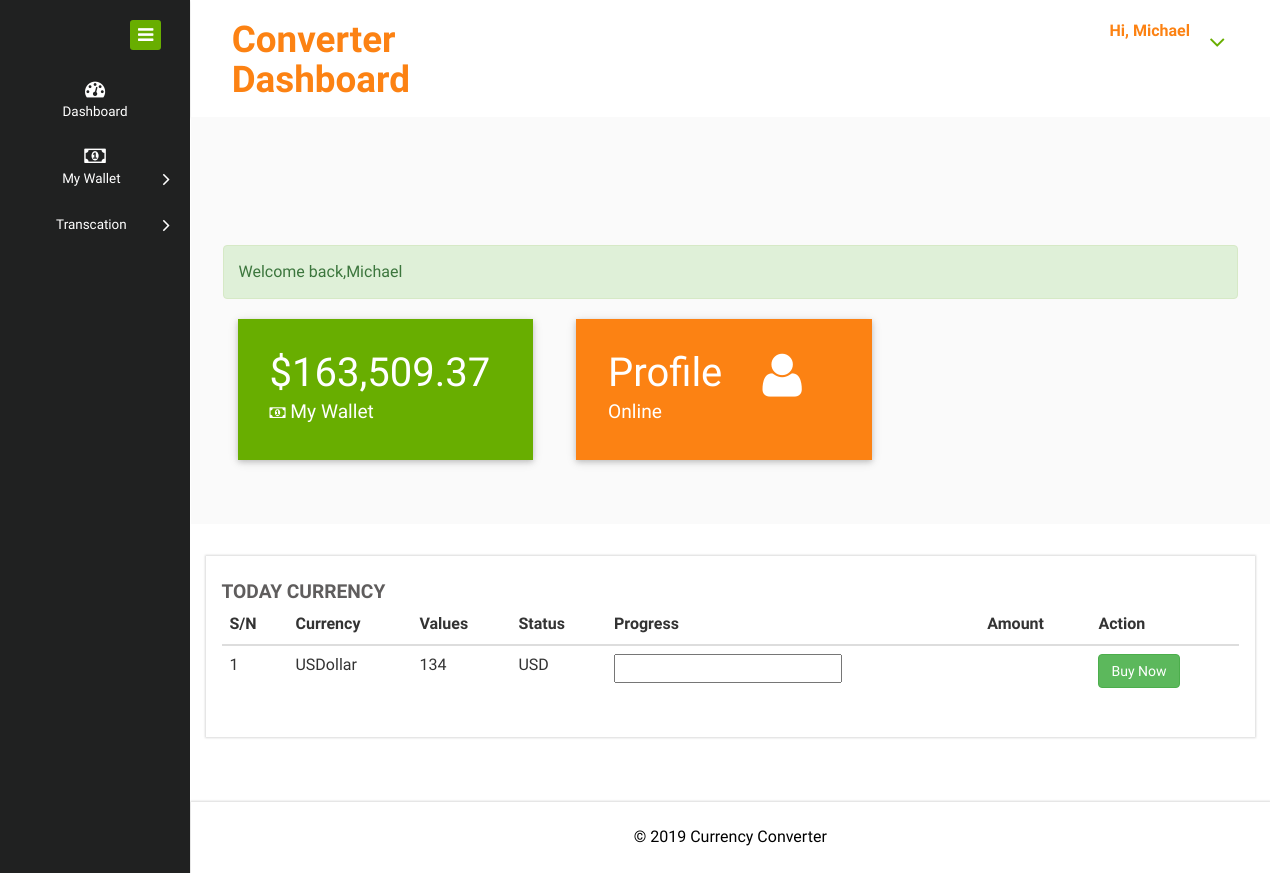
The page /user.php (signed in) on the database its author committed.
### tables this page shows
CREATE TABLE `user` (
  `id` int(11) NOT NULL,
  `fname` text NOT NULL,
  `lname` text NOT NULL,
  `Email` text NOT NULL,
  `Mobile` text NOT NULL,
  `password` text NOT NULL,
  `address` text NOT NULL,
  `state` text NOT NULL,
  `wallet` double NOT NULL,
  `wallet_id` varchar(200) NOT NULL,
  `status` text NOT NULL DEFAULT '0',
  `bank_acct` text NOT NULL,
  `bank_name` text NOT NULL,
  `acct_name` text NOT NULL,
  `created_date` datetime NOT NULL DEFAULT current_timestamp()
);

CREATE TABLE `currency_money` (
  `id` int(11) NOT NULL,
  `cname` text NOT NULL,
  `amount` double NOT NULL,
  `abb` text NOT NULL,
  `created_date` datetime NOT NULL DEFAULT current_timestamp()
);

### user.php (the view, shortened to what this page needs)
<?php
include 'header.php';
$data="SELECT * FROM   currency_money limit 1 ";
$query=mysqli_query($con,$data);
?>
	 <div class="market-updates">
	 	<p class="alert alert-success">Welcome back,<?php echo $fname; ?></p>
			<div class="col-md-4 market-update-gd">
				<div class="market-update-block clr-block-1">
					<div class="col-md-8 market-update-left">
						<h3><?php if ($mywallet==true) {
                                             echo '$'.number_format((float)$mywallet, 2, '.', ',');
                                        }else{
                                            echo "$0.00";
                                        } ?></h3>
						<h4><i class="fa fa-money" style="font-size: 15px;color: #fff;"> </i> My Wallet</h4>
					</div>
					<div class="col-md-4 market-update-right">
					</div>
				  <div class="clearfix"> </div>
				</div>
			</div>
			<div class="col-md-4 market-update-gd">
				<div class="market-update-block clr-block-2">
				 <div class="col-md-8 market-update-left">
					<h3>Profile</h3>
					<h4>Online</h4>
				  </div>
					<div class="col-md-4 market-update-right">
						<i class="fa fa-user" style="font-size: 50px;color: #fff;"> </i>
					</div>
				  <div class="clearfix"> </div>
				</div>
			</div>
		</div>
		</div>
		<div class="chit-chat-layer1">
	<div class="col-md-12 chit-chat-layer1-left">
               <div class="work-progres">
                            <div class="chit-chat-heading">
                                  Today Currency
                            </div>
                            <div class="table-responsive">
                                <table class="table table-hover">
                                  <thead>
                                    <tr>
                                      <th>S/N</th>
                                      <th>Currency</th>
                                      <th>Values</th>
                                      <th>Status</th>
                                      <th>Progress</th>
                                      <th>Amount</th>
                                      <th>Action</th>
                                  </tr>
                              </thead>
                              <tbody>
                                <?php
                                  while($row=mysqli_fetch_array($query)){
                                    $field1name = $row["id"];
                                    $field2name = $row["cname"];
                                    $field3name = $row["amount"];
                                    $field4name = $row["abb"];
                                    $field5name = $row["created_date"]; ?>
                                    <tr>
                                              <td><?php echo $field1name; ?></td>
                                              <td><?php echo $field2name; ?></td>
                                               <td><?php echo $field3name; ?></td>
                                                <td><?php echo $field4name; ?></td>
                                                 <form action="user.php" method="POST">
                                                 <td><input type="text" id="amount" required=""  name="amount" min="1"></td>
                                                 <td><span id="total_amount"></span></td>
                                                       <td><a href="sell.php" class="btn btn-success">Buy Now</a></td>
                                                 </form>
                                          </tr>
                               <?php }?>
                          </tbody>
                      </table>
                  </div>
             </div>
      </div>
</div>
<div class="chit-chat-layer1">
	<div class="col-md-6 chit-chat-layer1-left">
      </div>
     <div class="clearfix"> </div>
</div>
<?php include 'footer.php'; ?>

### header.php (shortened to what this page needs)
<?php
 include 'database.php';
 $email = $_SESSION['Email'];
    $query = "SELECT * FROM user WHERE Email ='$email'";
  $Complete = mysqli_query($con,$query);
    $Rows=mysqli_fetch_assoc($Complete);
$mywallet = $Rows['wallet'];
 $fname=$Rows['fname'];
?>
<!DOCTYPE HTML>
<html>
<head>
<link href="css/bootstrap.css" rel="stylesheet" type="text/css" media="all">
<link href="css/style.css" rel="stylesheet" type="text/css" media="all"/>
<link href="css/font-awesome.css" rel="stylesheet">
</head>
<body>
<div class="page-container">
   <div class="left-content">
	   <div class="mother-grid-inner">
				<div class="header-main">
					<div class="header-left">
							<div class="logo-name">
									 <a href="index.html"> <h1>Converter Dashboard</h1>
								  </a>
							</div>
							<div class="clearfix"> </div>
						 </div>
						 <div class="header-right">
							<div class="profile_details">
								<ul>
									<li class="dropdown profile_details_drop">
										<a href="#" class="dropdown-toggle" data-toggle="dropdown" aria-expanded="false">
											<div class="profile_img">
												<div class="user-name">
													<p>Hi, <?php echo $fname ?></p>
												</div>
												<i class="fa fa-angle-down lnr"></i>
												<div class="clearfix"></div>
											</div>
										</a>
									</li>
								</ul>
							</div>
							<div class="clearfix"> </div>
						</div>
				     <div class="clearfix"> </div>
				</div>
<div class="inner-block">

### rows shown on the page
user: fname "Michael", wallet "163,509.37"
currency_money: id "1", cname "USDollar", amount "134", abb "USD"
